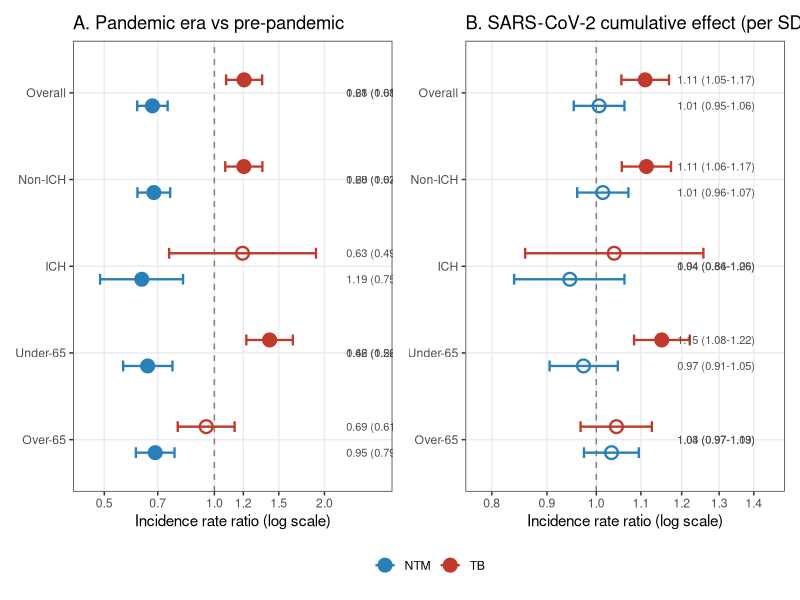
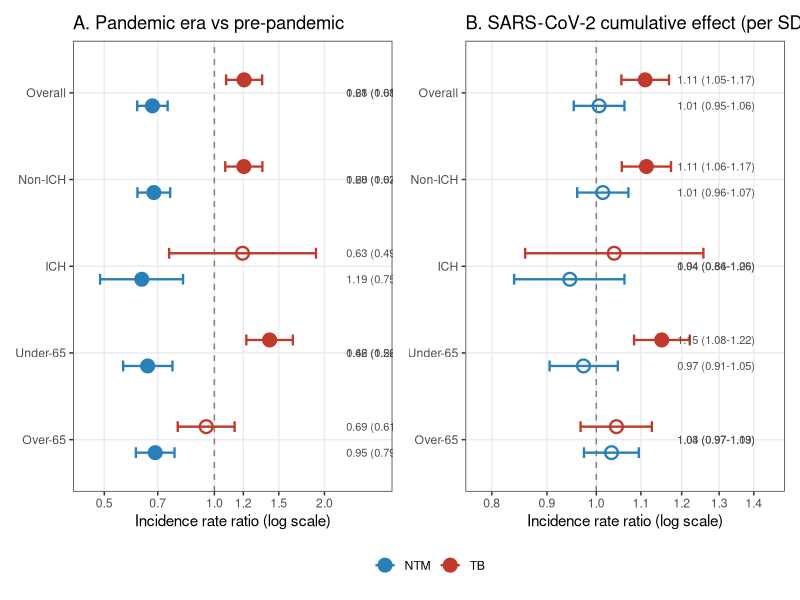

These charts were generated, in order, by the following R code:
library(ggplot2)
library(dplyr)
library(patchwork)

strata <- c("Overall","Non-ICH","ICH",
            "Under-65","Over-65")

pan_dat <- data.frame(
  stratum = rep(strata, 2),
  outcome = rep(c("TB","NTM"), each=5),
  irr = c(1.206,1.204,1.194,1.416,0.950,
          0.677,0.683,0.633,0.657,0.689),
  lo  = c(1.077,1.071,0.752,1.223,0.794,
          0.615,0.616,0.487,0.563,0.610),
  hi  = c(1.351,1.353,1.896,1.639,1.136,
          0.745,0.757,0.821,0.768,0.778)) %>%
  mutate(
    stratum = factor(stratum, levels=rev(strata)),
    sig = ifelse(lo > 1 | hi < 1, "sig", "ns"),
    irr_label = sprintf("%.2f (%.2f-%.2f)", irr, lo, hi))

dlnm_dat <- data.frame(
  stratum = rep(strata, 2),
  outcome = rep(c("TB","NTM"), each=5),
  irr = c(1.110,1.113,1.039,1.150,1.044,
          1.006,1.014,0.945,0.973,1.033),
  lo  = c(1.055,1.056,0.859,1.084,0.967,
          0.953,0.960,0.839,0.905,0.974),
  hi  = c(1.168,1.173,1.257,1.221,1.126,
          1.062,1.071,1.062,1.047,1.095)) %>%
  mutate(
    stratum = factor(stratum, levels=rev(strata)),
    sig = ifelse(lo > 1 | hi < 1, "sig", "ns"),
    irr_label = sprintf("%.2f (%.2f-%.2f)", irr, lo, hi))

make_forest <- function(dat, title, xlab, xlim, xbreaks) {
  ggplot(dat, aes(x=irr, y=stratum,
                  color=outcome, shape=sig)) +
    geom_vline(xintercept=1, linetype="dashed",
               color="grey50", linewidth=0.5) +
    geom_errorbarh(aes(xmin=lo, xmax=hi),
                   height=0.25, linewidth=0.8,
                   position=position_dodge(0.6)) +
    geom_point(size=3.5, stroke=1.2,
               position=position_dodge(0.6)) +
    geom_text(aes(x=xlim[2]*0.82,
                  label=irr_label),
              position=position_dodge(0.6),
              hjust=0, size=2.8, color="grey30") +
    scale_color_manual(values=c(
      "TB"="#C0392B","NTM"="#2980B9")) +
    scale_shape_manual(values=c(
      "sig"=19,"ns"=21), guide="none") +
    scale_x_log10(breaks=xbreaks,
                  limits=xlim) +
    labs(x=xlab, y=NULL,
         title=title, color=NULL) +
    theme_bw(base_size=11) +
    theme(legend.position="bottom",
          panel.grid.major.y=element_line(
            color="grey92"),
          panel.grid.minor=element_blank())
}

p_pan <- make_forest(pan_dat,
                     "A. Pandemic era vs pre-pandemic",
                     "Incidence rate ratio (log scale)",
                     c(0.45, 2.8),
                     c(0.5,0.7,1.0,1.2,1.5,2.0))

p_dlnm <- make_forest(dlnm_dat,
                      "B. SARS-CoV-2 cumulative effect (per SD)",
                      "Incidence rate ratio (log scale)",
                      c(0.78, 1.45),
                      c(0.8,0.9,1.0,1.1,1.2,1.3,1.4))

p_combined <- p_pan + p_dlnm +
  plot_layout(guides="collect") &
  theme(legend.position="bottom")

png("fig2_forest.png", width=10, height=5,
    units="in", res=300)
print(p_combined)
dev.off()

print(p_combined)
